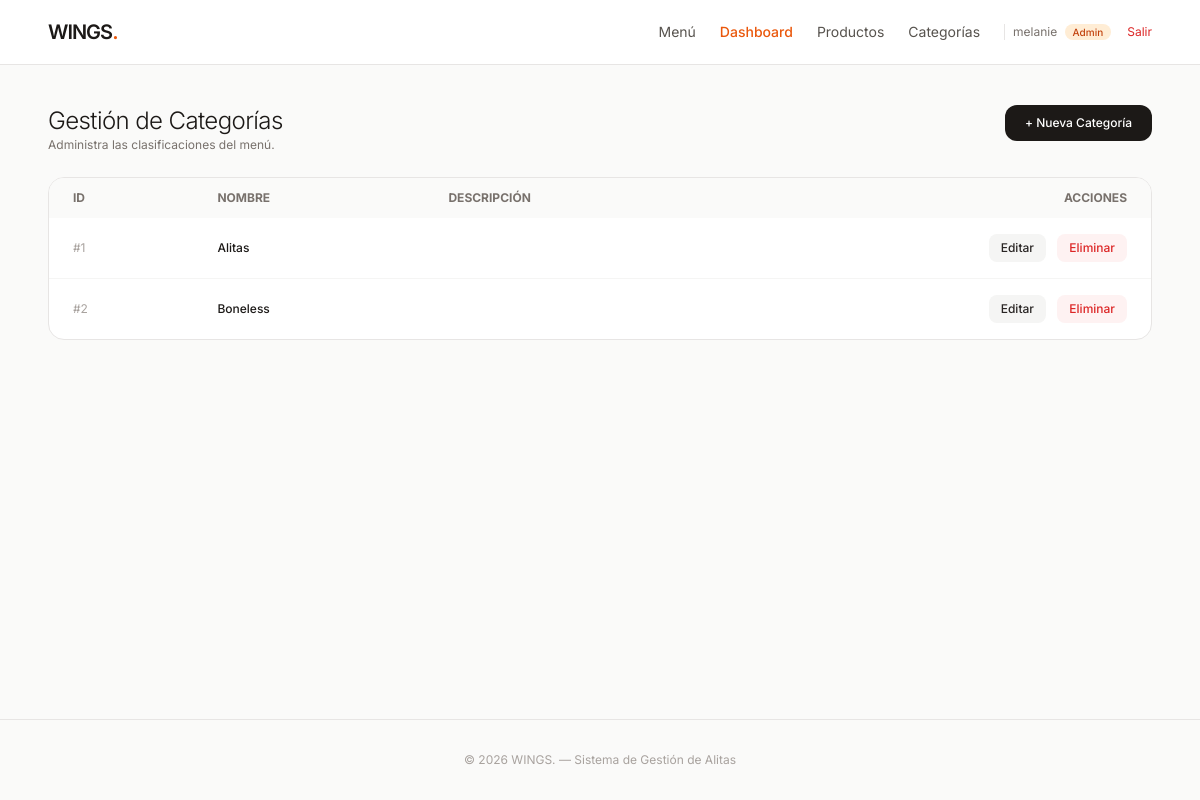
Before: /panel/categorias/ (signed in) with the older database file.
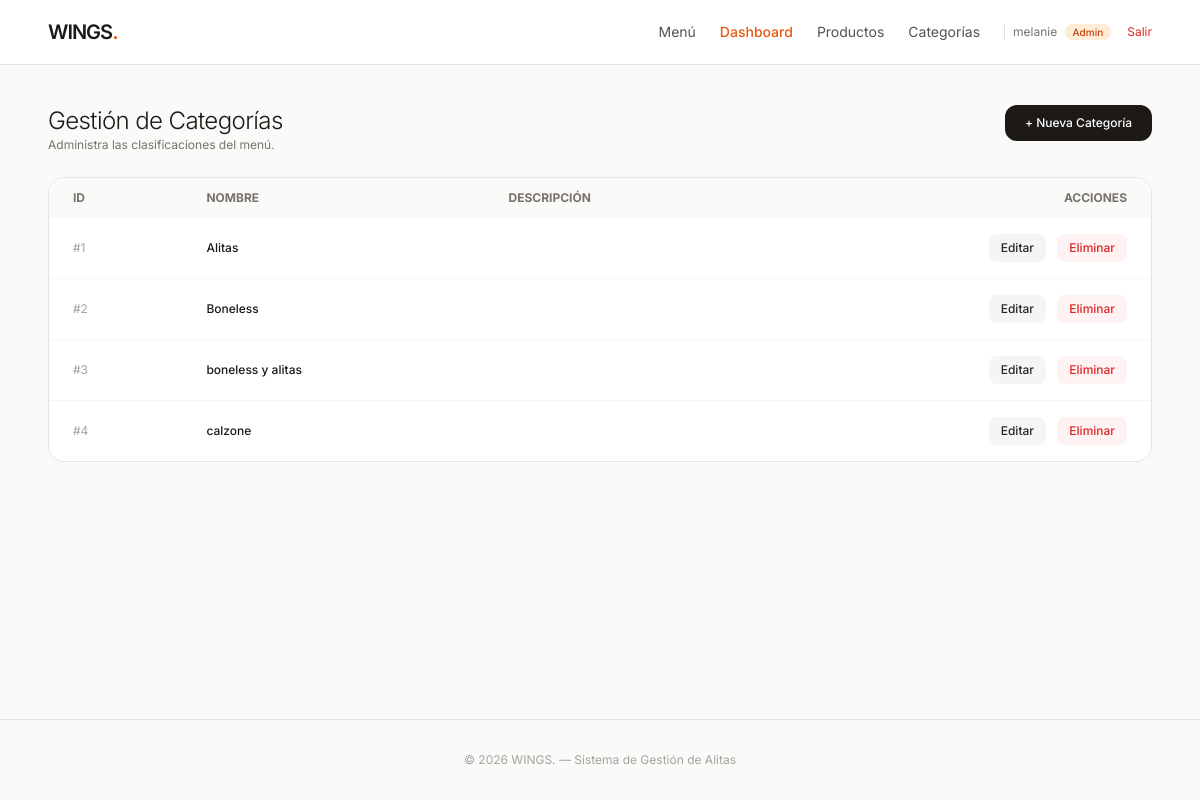
After: the same page with the newer database file.
### tienda/models.py (models this page shows, shortened)
class Categoria(models.Model):
    nombre = models.CharField(max_length=50)
    descripcion = models.CharField(max_length=150, blank=True)

### tienda/views.py (the view)
# urls.py: path('panel/categorias/', views.lista_categorias, name='lista_categorias'),
@user_passes_test(es_administrador, login_url='inicio')
def lista_categorias(request):
    categorias = Categoria.objects.all()
    return render(request, 'tienda/crud_categorias.html', {'categorias': categorias})

### tienda/views.py (called while the page is built)
def es_administrador(user):
    return user.is_authenticated and user.is_staff

### tienda/templates/tienda/crud_categorias.html
{% extends 'tienda/base.html' %}
{% block content %}
<div class="flex flex-col sm:flex-row sm:items-center sm:justify-between gap-4 mb-6">
    <div>
        <h1 class="text-2xl font-light tracking-tight text-stone-900">Gestión de Categorías</h1>
        <p class="text-xs text-stone-500">Administra las clasificaciones del menú.</p>
    </div>
    <a href="{% url 'crear_categoria' %}" class="bg-stone-900 hover:bg-orange-600 text-white text-xs font-medium px-5 py-2.5 rounded-xl transition self-start">
        + Nueva Categoría
    </a>
</div>
<div class="bg-white border border-stone-200 rounded-2xl overflow-hidden">
    <div class="overflow-x-auto">
        <table class="w-full text-left text-xs">
            <thead class="bg-stone-50 text-stone-500 uppercase">
                <tr>
                    <th class="px-6 py-3">ID</th>
                    <th class="px-6 py-3">Nombre</th>
                    <th class="px-6 py-3">Descripción</th>
                    <th class="px-6 py-3 text-right">Acciones</th>
                </tr>
            </thead>
            <tbody class="divide-y divide-stone-100">
                {% for cat in categorias %}
                <tr class="hover:bg-stone-50/60">
                    <td class="px-6 py-4 text-stone-400">#{{ cat.id }}</td>
                    <td class="px-6 py-4 font-medium text-stone-900">{{ cat.nombre }}</td>
                    <td class="px-6 py-4 text-stone-500">{{ cat.descripcion }}</td>
                    <td class="px-6 py-4 text-right space-x-2">
                        <a href="{% url 'editar_categoria' cat.id %}" class="inline-block bg-stone-100 hover:bg-stone-200 text-stone-800 px-3 py-1.5 rounded-lg font-medium transition">Editar</a>
                        <a href="{% url 'eliminar_categoria' cat.id %}" class="inline-block bg-red-50 hover:bg-red-600 hover:text-white text-red-600 px-3 py-1.5 rounded-lg font-medium transition">Eliminar</a>
                    </td>
                </tr>
                {% empty %}
                <tr><td colspan="4" class="px-6 py-8 text-center text-stone-400">No hay categorías registradas.</td></tr>
                {% endfor %}
            </tbody>
        </table>
    </div>
</div>
{% endblock %}

Changed rows visible on the page:
added Categoria: id "3", nombre "boneless y alitas"
added Categoria: id "4", nombre "calzone"
